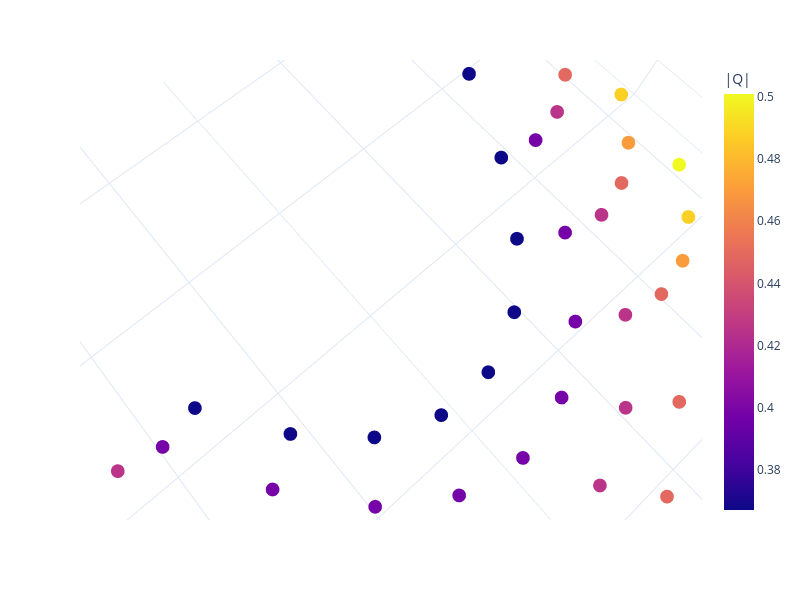

Write notebook code for a chart like this one.
### Markdown cell above
__Plot HKL points__:

### Code cell
import plotly.express as px

fig = px.scatter_3d(Cdf, x='H', y='K', z='L',color='|Q|')
fig.update_traces(marker_size=8)
fig.update_layout(autosize=False, width=800, height=600, template = 'plotly_white')
fig.update_scenes(aspectratio = {'x':1,'y':1,'z':.3})
fig.show()
